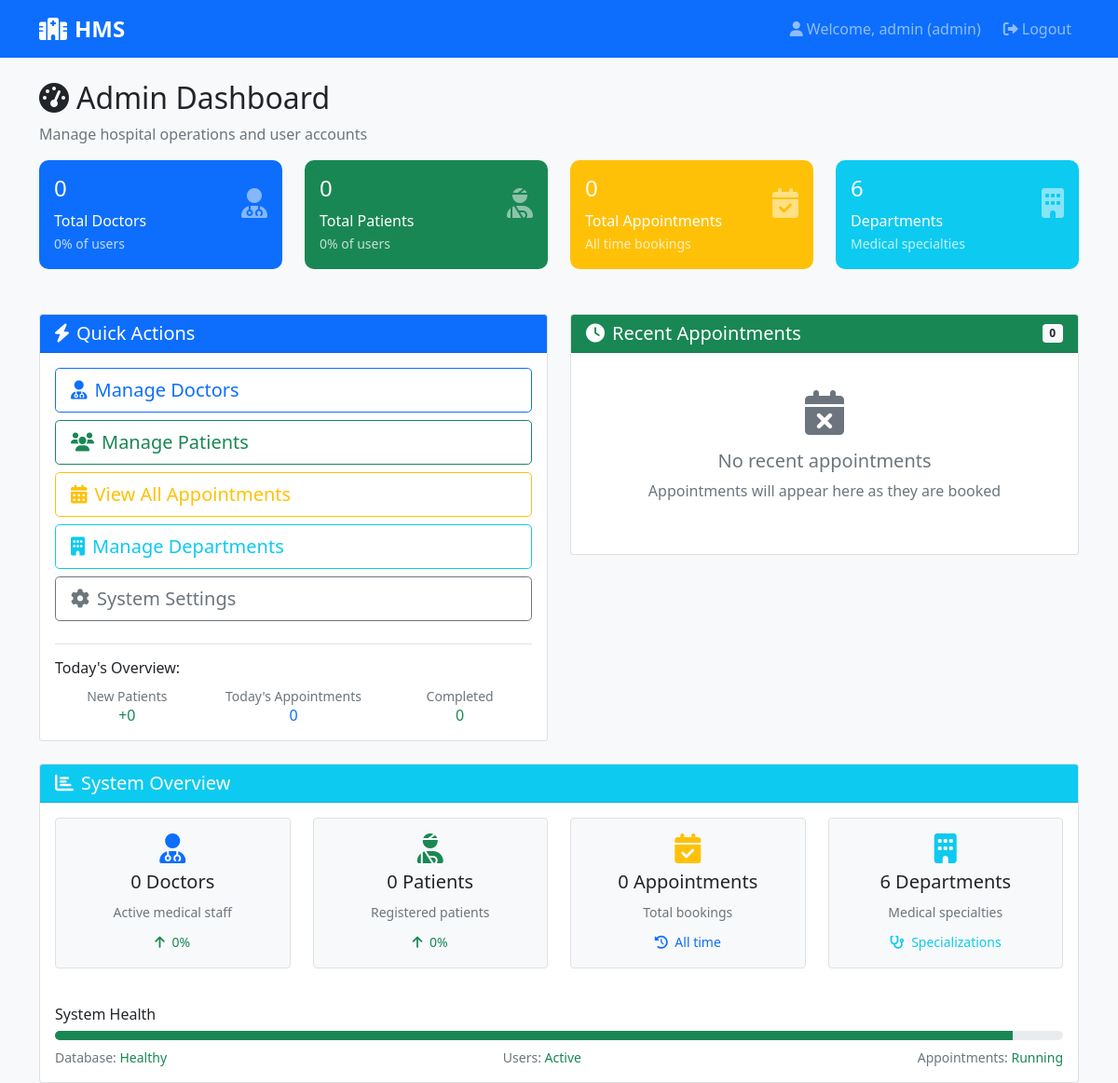
The app's page /admin/dashboard (signed in), older data.
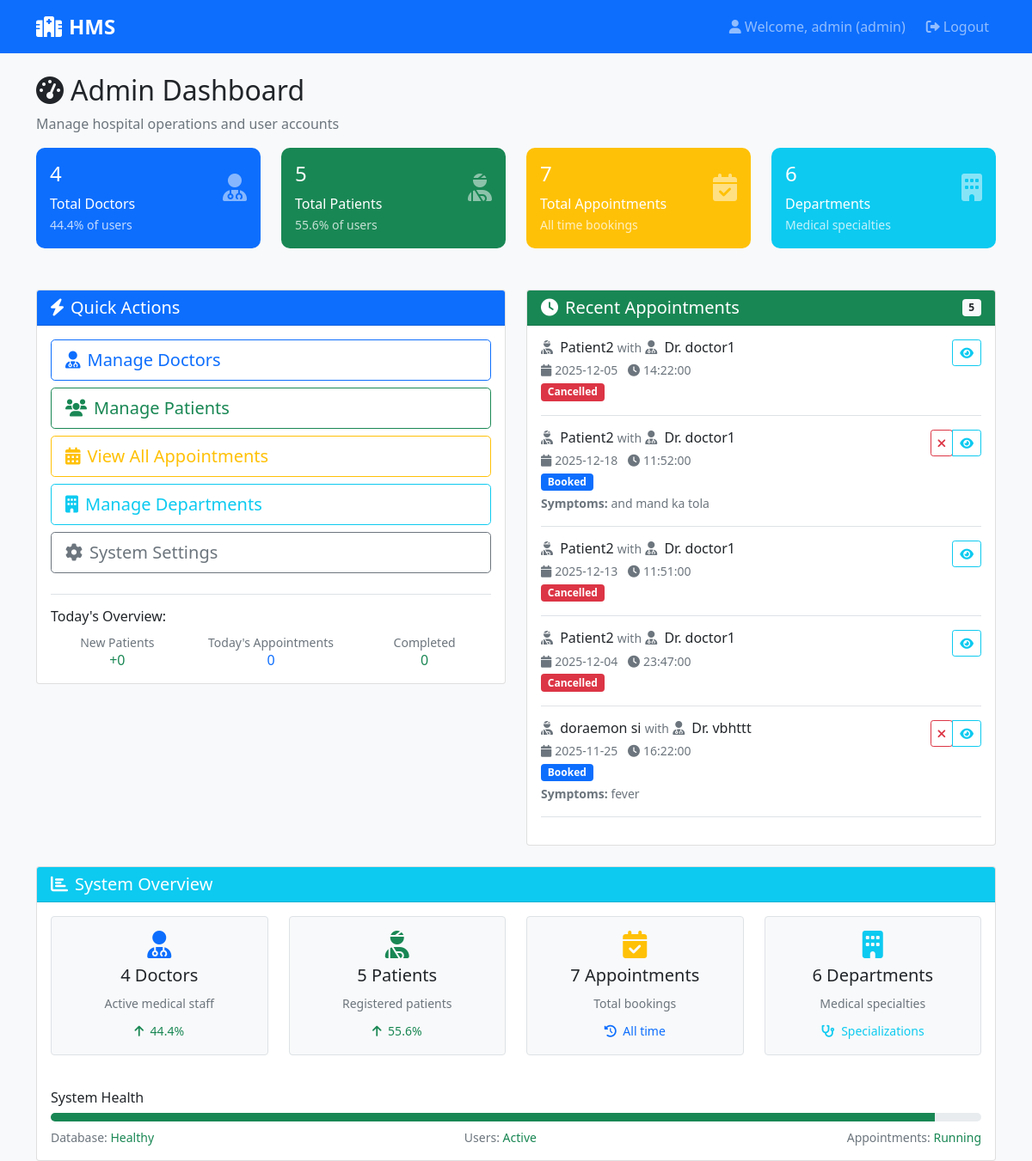
The same page, newer data.
### models.py (models this page shows)
class Appointment(db.Model):
    __tablename__ = 'appointments'
    id = db.Column(db.Integer, primary_key=True)
    patient_id = db.Column(db.Integer, db.ForeignKey('patients.id'), nullable=False)
    doctor_id = db.Column(db.Integer, db.ForeignKey('doctors.id'), nullable=False)
    appointment_date = db.Column(db.Date, nullable=False)
    appointment_time = db.Column(db.Time, nullable=False)
    status = db.Column(db.String(20), default='Booked')
    symptoms = db.Column(db.Text)
    created_at = db.Column(db.DateTime, default=datetime.utcnow)
    treatment = db.relationship('Treatment', backref='appointment', uselist=False, cascade='all, delete-orphan')

class User(UserMixin, db.Model):
    __tablename__ = 'users'
    id = db.Column(db.Integer, primary_key=True)
    username = db.Column(db.String(80), unique=True, nullable=False)
    email = db.Column(db.String(120), unique=True, nullable=False)
    password = db.Column(db.String(200), nullable=False)
    role = db.Column(db.String(20), nullable=False)
    created_at = db.Column(db.DateTime, default=datetime.utcnow)
    doctor_profile = db.relationship('Doctor', backref='user', uselist=False, cascade='all, delete-orphan')
    patient_profile = db.relationship('Patient', backref='user', uselist=False, cascade='all, delete-orphan')

### app.py (the view)
@app.route('/admin/dashboard')
@login_required
def admin_dashboard():
    if current_user.role != 'admin':
        flash('Access denied', 'danger')
        return redirect(url_for('index'))
    stats = {
        'doctors': Doctor.query.filter_by(is_active=True).count(),
        'patients': Patient.query.filter_by(is_active=True).count(),
        'appointments': Appointment.query.count(),
        'departments': Department.query.count()
    }
    recent_appointments = Appointment.query.order_by(Appointment.created_at.desc()).limit(5).all()
    return render_template('admin/dashboard.html', stats=stats, appointments=recent_appointments)

### app.py (called while the page is built)
@login_manager.user_loader
def load_user(user_id):
    return User.query.get(int(user_id))

### templates/admin/dashboard.html (shortened to what the changed rows need)
{% extends "base.html" %}
{% block content %}
<div class="row">
    <div class="col-12">
        <h2><i class="fas fa-tachometer-alt me-2"></i>Admin Dashboard</h2>
    </div>
</div>
<div class="row mb-4">
    <div class="col-xl-3 col-md-6 mb-4">
        <div class="card stats-card bg-primary text-white">
            <div class="card-body">
                <div class="d-flex justify-content-between">
                    <div>
                        <h4 class="card-title">{{ stats.doctors }}</h4>
                        <p class="card-text">Total Doctors</p>
                    </div>
                    <div class="align-self-center">
                    </div>
                </div>
                <small class="opacity-75">{{ (stats.doctors / (stats.doctors + stats.patients) * 100)|round(1) if (stats.doctors + stats.patients) > 0 else 0 }}% of users</small>
            </div>
        </div>
    </div>
    <div class="col-xl-3 col-md-6 mb-4">
        <div class="card stats-card bg-success text-white">
            <div class="card-body">
                <div class="d-flex justify-content-between">
                    <div>
                        <h4 class="card-title">{{ stats.patients }}</h4>
                        <p class="card-text">Total Patients</p>
                    </div>
                    <div class="align-self-center">
                    </div>
                </div>
                <small class="opacity-75">{{ (stats.patients / (stats.doctors + stats.patients) * 100)|round(1) if (stats.doctors + stats.patients) > 0 else 0 }}% of users</small>
            </div>
        </div>
    </div>
    <div class="col-xl-3 col-md-6 mb-4">
        <div class="card stats-card bg-warning text-white">
            <div class="card-body">
                <div class="d-flex justify-content-between">
                    <div>
                        <h4 class="card-title">{{ stats.appointments }}</h4>
                        <p class="card-text">Total Appointments</p>
                    </div>
                </div>
            </div>
        </div>
    </div>
</div>
<div class="row">
    <div class="col-md-6 mb-4">
        <div class="card">
            <div class="card-header bg-success text-white d-flex justify-content-between align-items-center">
                <h5 class="mb-0"><i class="fas fa-clock me-2"></i>Recent Appointments</h5>
                <span class="badge bg-light text-dark">{{ appointments|length }}</span>
            </div>
            <div class="card-body">
                {% if appointments %}
                    {% for appointment in appointments %}
                    <div class="border-bottom pb-3 mb-3">
                        <div class="d-flex justify-content-between align-items-start">
                            <div class="flex-grow-1">
                                <h6 class="mb-1">
                                    <i class="fas fa-user-injured me-1 text-muted"></i>
                                    {{ appointment.patient.user.username }}
                                    <small class="text-muted">with</small>
                                    <i class="fas fa-user-md me-1 text-muted"></i>
                                    Dr. {{ appointment.doctor.user.username }}
                                </h6>
                                <small class="text-muted">
                                    <i class="fas fa-calendar me-1"></i>{{ appointment.appointment_date }}
                                    <i class="fas fa-clock ms-2 me-1"></i>{{ appointment.appointment_time }}
                                </small>
                                <br>
                                <span class="badge
                                    {% if appointment.status == 'Booked' %}bg-primary
                                    {% elif appointment.status == 'Completed' %}bg-success
                                    {% else %}bg-danger{% endif %}">
                                    {{ appointment.status }}
                                </span>
                                {% if appointment.symptoms %}
                                <br>
                                <small class="text-muted mt-1 d-block">
                                    <strong>Symptoms:</strong> {{ appointment.symptoms[:60] }}{% if appointment.symptoms|length > 60 %}...{% endif %}
                                </small>
                                {% endif %}
                            </div>
                            <div class="btn-group btn-group-sm ms-2">
                                {% if appointment.status == 'Booked' %}
                                <form action="{{ url_for('cancel_appointment', appointment_id=appointment.id) }}" method="POST"
                                      onsubmit="return confirm('Cancel this appointment?');">
                                    <button type="submit" class="btn btn-outline-danger btn-sm" title="Cancel Appointment">
                                        <i class="fas fa-times"></i>
                                    </button>
                                </form>
                                {% endif %}
                                <button class="btn btn-outline-info btn-sm"
                                        data-bs-toggle="modal"
                                        data-bs-target="#appointmentModal{{ appointment.id }}"
                                        title="View Details">
                                    <i class="fas fa-eye"></i>
                                </button>
                            </div>
                        </div>
                    </div>
                    {% endfor %}
                {% else %}
                    <div class="text-center py-4">
                        <i class="fas fa-calendar-times fa-3x text-muted mb-3"></i>
                        <h5 class="text-muted">No recent appointments</h5>
                        <p class="text-muted">Appointments will appear here as they are booked</p>
                    </div>
                {% endif %}
            </div>
        </div>
    </div>
</div>
<div class="row">
    <div class="col-12">
        <div class="card">
            <div class="card-body">
                <div class="row text-center">
                    <div class="col-md-3 mb-3">
                        <div class="border rounded p-3 bg-light">
                            <i class="fas fa-user-md fa-2x text-primary mb-2"></i>
                            <h5>{{ stats.doctors }} Doctors</h5>
                            <small class="text-muted">Active medical staff</small>
                            <div class="mt-2">
                                <small class="text-success">
                                    <i class="fas fa-arrow-up me-1"></i>
                                    {{ (stats.doctors / (stats.doctors + stats.patients) * 100)|round(1) if (stats.doctors + stats.patients) > 0 else 0 }}%
                                </small>
                            </div>
                        </div>
                    </div>
                    <div class="col-md-3 mb-3">
                        <div class="border rounded p-3 bg-light">
                            <i class="fas fa-user-injured fa-2x text-success mb-2"></i>
                            <h5>{{ stats.patients }} Patients</h5>
                            <small class="text-muted">Registered patients</small>
                            <div class="mt-2">
                                <small class="text-success">
                                    <i class="fas fa-arrow-up me-1"></i>
                                    {{ (stats.patients / (stats.doctors + stats.patients) * 100)|round(1) if (stats.doctors + stats.patients) > 0 else 0 }}%
                                </small>
                            </div>
                        </div>
                    </div>
                    <div class="col-md-3 mb-3">
                        <div class="border rounded p-3 bg-light">
                            <i class="fas fa-calendar-check fa-2x text-warning mb-2"></i>
                            <h5>{{ stats.appointments }} Appointments</h5>
                            <small class="text-muted">Total bookings</small>
                            <div class="mt-2">
                                <small class="text-primary">
                                </small>
                            </div>
                        </div>
                    </div>
                </div>
            </div>
        </div>
    </div>
</div>
{% endblock %}

Row changes from the older to the newer data that the page shows:
added Appointment: patient.user.username "Patient2", doctor.user.username "doctor1", appointment_date "2025-12-05", appointment_time "14:22:00", status "Cancelled"
added Appointment: patient.user.username "Patient2", doctor.user.username "doctor1", appointment_date "2025-12-18", appointment_time "11:52:00", status "Booked", symptoms "and mand ka tola"
added Appointment: patient.user.username "Patient2", doctor.user.username "doctor1", appointment_date "2025-12-13", appointment_time "11:51:00", status "Cancelled"
added Appointment: patient.user.username "Patient2", doctor.user.username "doctor1", appointment_date "2025-12-04", appointment_time "23:47:00", status "Cancelled"
added Appointment: patient.user.username "doraemon si", doctor.user.username "vbhttt", appointment_date "2025-11-25", appointment_time "16:22:00", status "Booked", symptoms "fever"
Text that changed along with them:
{{ stats.doctors }}: "0" → "4"
{{ stats.patients }}: "0" → "5"
{{ stats.appointments }}: "0" → "7"
{{ appointments|length }}: "0" → "5"
text no longer shown: "0 0 0 0 No recent appointments Appointments will appear here as they are booked"
text now shown: "44.4 55.6 44.4 55.6"
